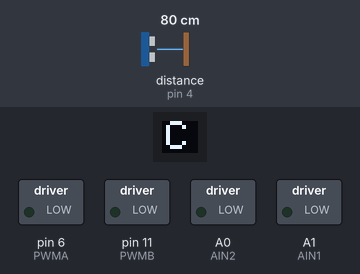
Simulated run of this sketch. Board: Arduino Uno, built for the host (arithmetic inside an expression is 32-bit, double 64-bit). Parts: 9×8 one-colour display, switched loads named in the sketch (green lamp = pin HIGH). Wiring (inferred from the names in the program): ultrasonic range finder: trigger pin 5; echo pin 4. Inputs (shaded band) come from the test bench; at power-on: distance to the obstacle (sensor on pin 4) 80 cm. The echo pulse lasts 58.3 µs per cm; pins used as bus, display or sensor lines are not drawn.

Above: at 0.1 s.
Timing chart, 0 to 6.6 s (numbered marks = the images above):
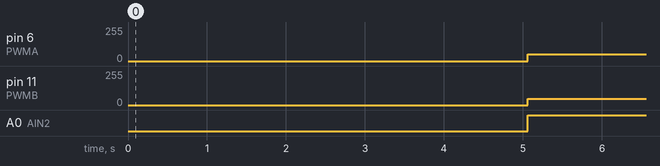

The sketch:

robot_movement_distance.ino
```cpp
#define DECODE_SAMSUNG
#include <Adafruit_LSM9DS0.h>
#include <Adafruit_SSD1306.h>
#include <IRremote.hpp>

// DEFINES
#define OLED_RESET 9
#define OLED_SA0 8
Adafruit_SSD1306 display(OLED_RESET, OLED_SA0);

Adafruit_LSM9DS0 lsm(1000);

#define PWMA 6  // Left Motor Speed pin (ENA)
#define AIN2 A0 // Motor-L forward (IN2).
#define AIN1 A1 // Motor-L backward (IN1)

#define PWMB 11 // Right Motor Speed pin (ENB)
#define BIN1 A2 // Motor-R forward (IN3)
#define BIN2 A3 // Motor-R backward (IN4)

#define IR_RECEIVER 12

#define ECHO 4
#define TRIG 5

#define B_SPEED_OFFSET 5 // This one kinda unbalanced this counteracts it

#define CPU_FREQ 16000000L   // cpu clock
#define PRESCALER 256        // cpu prescaler
#define BAUD_RATE 10         // comms baud rate
#define INTERRUPT_INTERVAL 1 // interrupt every X miliseconds

const unsigned long TICKS_PER_MILISEC = (CPU_FREQ / PRESCALER) / 1000;
const unsigned short TICKS_PER_INTERRUPT = INTERRUPT_INTERVAL * TICKS_PER_MILISEC - 1; // amount of ticks in an interrupt interval
const unsigned short INTERRUPTS_PER_BIT = 1000 / (BAUD_RATE * INTERRUPT_INTERVAL);

volatile enum CommsState { IDLE, INIT_BIT, BYTE, PARITY_BIT, FINAL_BIT } state = IDLE;
int buffer = 0;

// SHCEDULER
int Sched_AddT(void (*f)(void), int d, int p);

typedef struct {
    /* period in ticks */
    int period;
    /* ticks until next activation */
    int delay;
    /* function pointer */
    void (*func)(void);
    /* activation counter */
    int exec;
} Sched_Task_t;

#define NT 20
Sched_Task_t Tasks[NT];
int cur_task = NT;

int Sched_Init(void) {
    for (int x = 0; x < NT; x++)
        Tasks[x].func = 0;
    noInterrupts();
    TCNT1 = 0;               // delete timer counter register
    TCCR1A = 0;              // delete TCCR1A-Registers
    TCCR1B = 0;              // delete TCCR1B-Registers
    TCCR1B |= (1 << WGM12);  // CTC-Mode (Waveform Generation Mode): resets TCNT1 to0 after interrupt, makes OCR1A the leading compare register
    TCCR1B |= (1 << CS12);   // set prescaler to 256
    TIMSK1 |= (1 << OCIE1A); // enable interrupts
    OCR1A = TICKS_PER_INTERRUPT;
    interrupts();
}

int Sched_AddT(void (*f)(void), int d, int p) {
    for (int x = 0; x < NT; x++)
        if (!Tasks[x].func) {
            Tasks[x].period = p;
            Tasks[x].delay = d;
            Tasks[x].exec = 0;
            Tasks[x].func = f;
            return x;
        }
    return -1;
}

void Sched_Schedule(void) {
    for (int x = 0; x < NT; x++) {
        if (Tasks[x].func) {
            if (Tasks[x].delay) {
                Tasks[x].delay--;
            } else {
                /* Schedule Task */
                Tasks[x].exec++;
                Tasks[x].delay = Tasks[x].period - 1;
            }
        }
    }
}

void Sched_Dispatch(void) {
    int prev_task = cur_task;
    for (int x = 0; x < cur_task; x++) {
        if ((Tasks[x].func) && (Tasks[x].exec)) {
            Tasks[x].exec = 0;
            cur_task = x;
            interrupts();
            Tasks[x].func();
            noInterrupts();
            cur_task = prev_task;
            /* Delete task if one-shot */
            if (!Tasks[x].period)
                Tasks[x].func = 0;
        }
    }
}

ISR(TIMER1_COMPA_vect) { // timer1 interrupt
    Sched_Schedule();
    Sched_Dispatch();
}

// CODE
int right_motor = 0;
int left_motor = 0;

int speed = 50;

float minDist = 20;  // min distance to target in cm
float tolerance = 3; // tolerance for the distance in cm

int stopped = 0;
int stopped_distance = 0;

float distance;

float angleError = 0;
float currentAngle = 0;
float targetAngle = 0;
float frontCarAngle = 0;
long int angleTime;

void configureAngleSensor(void) { lsm.setupGyro(lsm.LSM9DS0_GYROSCALE_245DPS); }

void updateAngleError() {
    int c = 200;
    sensors_event_t gyro;
    for (int i = 0; i < c; i++) {
        delay(20);
        lsm.getGyro().getEvent(&gyro);

        angleTime = gyro.timestamp;
        angleError += gyro.gyro.z;
    }

    angleError /= c;
}

void updateAngle() {
    sensors_event_t gyro;
    lsm.getGyro().getEvent(&gyro);

    long int currentTime = gyro.timestamp;
    long int timeElapsed = currentTime - angleTime;
    angleTime = currentTime;
    currentAngle += (gyro.gyro.z - angleError) * (timeElapsed)*0.001;
}

void move() {
    analogWrite(PWMA, abs(left_motor));
    analogWrite(PWMB, abs(right_motor));
    digitalWrite(AIN1, left_motor >= 0 ? LOW : HIGH);
    digitalWrite(AIN2, left_motor > 0 ? HIGH : LOW);
    digitalWrite(BIN1, right_motor >= 0 ? LOW : HIGH);
    digitalWrite(BIN2, right_motor > 0 ? HIGH : LOW);
}

void getDistance() {
    digitalWrite(TRIG, LOW);
    delayMicroseconds(2);
    digitalWrite(TRIG, HIGH);
    delayMicroseconds(10);
    digitalWrite(TRIG, LOW);
    float Fdistance = pulseIn(ECHO, HIGH);
    Fdistance = Fdistance * 0.0343f / 2.0f;

    if (Fdistance > 200.0f) {
        Fdistance = 200.0f;
    }

    distance = Fdistance;
}

void translateCommands() {
    if (stopped ? (distance > stopped_distance + tolerance) : (distance > minDist + tolerance)) {
        right_motor = speed - B_SPEED_OFFSET / 2;
        left_motor = speed + B_SPEED_OFFSET / 2;
        stopped = 0;
    } else if (stopped ? (distance < stopped_distance - tolerance) : (distance < minDist - tolerance)) {
        right_motor = -speed + B_SPEED_OFFSET / 2;
        left_motor = -speed - B_SPEED_OFFSET / 2;
        stopped = 0;
    } else {
        right_motor = 0;
        left_motor = 0;
        stopped = 1;
        stopped_distance = distance;
    }

    float turningSpeed = constrain((currentAngle - targetAngle) * 30.0f, -30, 30);
    right_motor -= turningSpeed;
    left_motor += turningSpeed;
}

void processAngleCarFront() {
    float smallDistance = 60.0f;
    float carAngleRad = PI - frontCarAngle;
    float d = min(30, distance);
    float hip = sqrtf(d * d + smallDistance * smallDistance - 2.0f * d * smallDistance * cosf(carAngleRad));
    targetAngle = asinf(sinf(carAngleRad) * smallDistance / hip);
}

void decodeIR() {
    if (IrReceiver.decode()) {
        unsigned int new_frontCarAngle = IrReceiver.decodedIRData.command;
        if (IrReceiver.decodedIRData.address == 0x69 && new_frontCarAngle != frontCarAngle) {
            frontCarAngle = ((int16_t) new_frontCarAngle) / 1000.0f;
        }
        IrReceiver.resume();
    }
}

void displayData() {
    display.clearDisplay();
    display.setCursor(17 - 3 * (distance < 10 ? 0 : distance < 100 ? 1 : 2), 0);
    display.print(F("Distance: "));
    display.print(distance);
    display.print(F("cm"));
    display.setCursor(25 - 3 * (abs(currentAngle) < 10 ? 0 : abs(currentAngle) < 100 ? 1 : 2) - (currentAngle < 0 ? 3 : 0), 8);
    display.print(F("Angle: "));
    display.print(currentAngle * 180 / M_PI);
    display.print(F("dg"));
    display.setCursor(0, 24);
    display.print(F("Right motor: "));
    display.print(right_motor);
    display.setCursor(0, 40);
    display.print(F("Left motor: "));
    display.print(left_motor);
    display.display();
}

void setup() {
    display.begin(SSD1306_SWITCHCAPVCC, 0x3D);
    display.setTextSize(1);
    display.setTextColor(WHITE);

    display.clearDisplay();
    display.setCursor(1, 0);
    display.print(F("Calibration in 1000ms"));
    display.setCursor(30, 8);
    display.print(F("Stand Still"));
    display.display();

    delay(1000);
    lsm.begin();
    configureAngleSensor();
    updateAngleError();

    IrReceiver.begin(IR_RECEIVER, ENABLE_LED_FEEDBACK);

    pinMode(PWMA, OUTPUT);
    pinMode(AIN2, OUTPUT);
    pinMode(AIN1, OUTPUT);
    pinMode(PWMB, OUTPUT);
    pinMode(AIN1, OUTPUT);
    pinMode(AIN2, OUTPUT);

    pinMode(TRIG, OUTPUT);
    pinMode(ECHO, INPUT);

    Sched_Init();
    Sched_AddT(getDistance, 1, 100);
    Sched_AddT(decodeIR, 1, 10);
    Sched_AddT(translateCommands, 1, 50);
    Sched_AddT(move, 1, 50);
    Sched_AddT(displayData, 1, 500);
    Sched_AddT(updateAngle, 1, 10);
    Sched_AddT(processAngleCarFront, 1, 50);
}

void loop() {
    // NOTHING TO DO
}
```

Measured:
- by itself, pin 6 (PWMA): 0/255 → 52/255 at 5.1 s
- by itself, pin 11 (PWMB): 0/255 → 48/255 at 5.1 s
- by itself, A0 (AIN2): LOW → HIGH at 5.1 s
